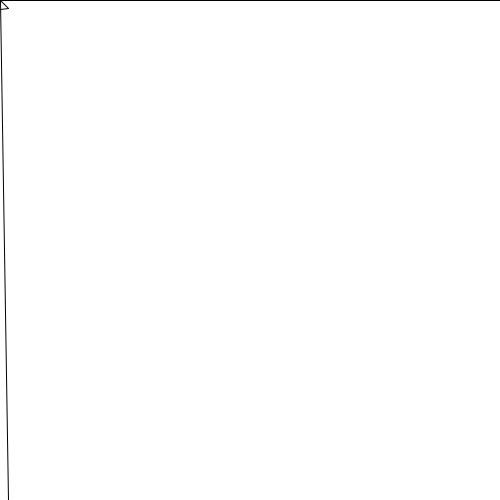
Frame 1 (no input)
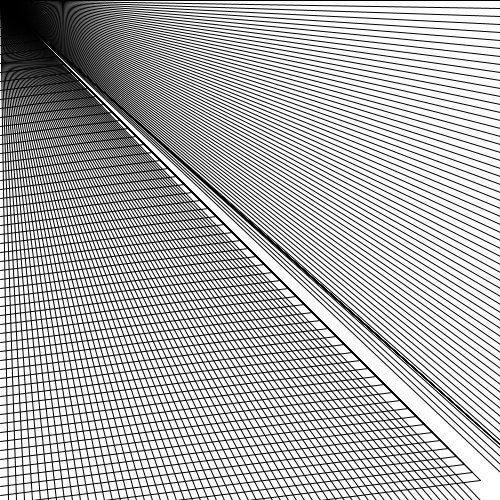
Frame 60 (the mouse pressed at the canvas centre just before this capture)
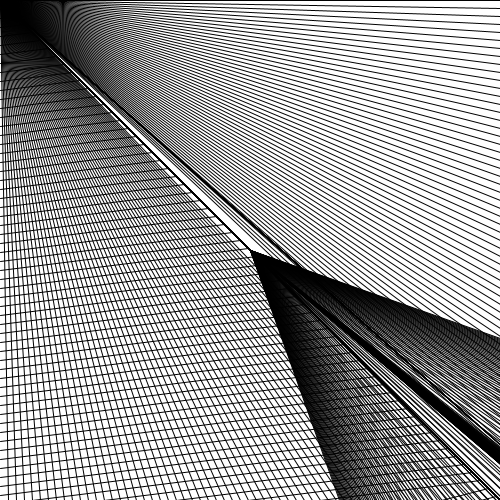
Frame 120 (the mouse held since frame 60 and released just before this capture)

The Processing sketch that drew these frames (run headless with seeded random() and noise(); from frame 60 on, the mouse is pressed at the canvas centre):

// Processing sketch: processing_31932
// ── processing_31932.pde

int a = 0;
int b = 0;

void setup(){
  size(500,500);
  background(255);
 fill(0,30);
  
  
}
void draw(){
  
  line(mouseX,mouseY,a,b);
  a = a + 9;
  line(mouseY,mouseY,500,b);
  b = b + 8;
  line(mouseX,mouseY,b,500);
  line(mouseX,a,b,b);
  line(mouseX,mouseY,b,b);
  

}
